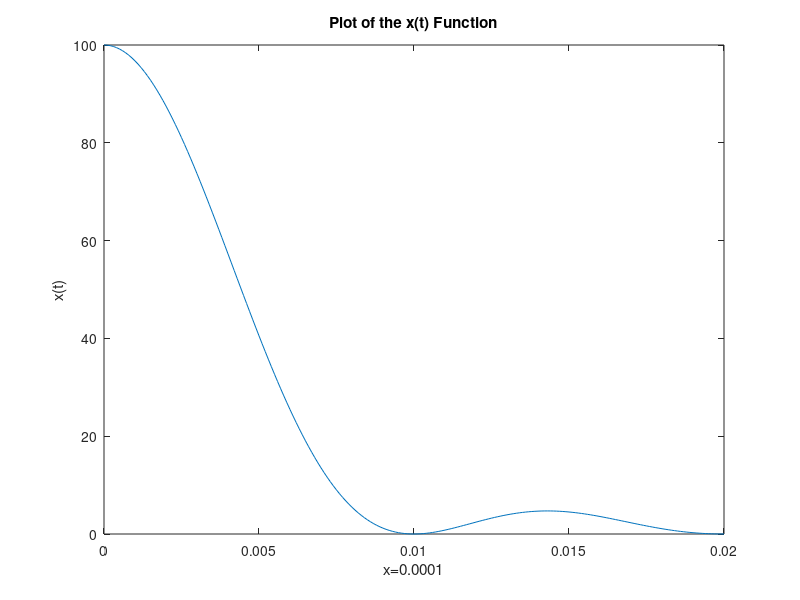

Here is the MATLAB script that generated this plot:
t = 0:0.0001:0.02;
y = 100*sinc(100*t).^2;
plot(t,y)
xlabel('x=0.0001')
ylabel('x(t)')
title('Plot of the x(t) Function')